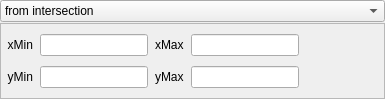
<?xml version="1.0" encoding="UTF-8"?>
<ui version="4.0">
 <class>Form</class>
 <widget class="QWidget" name="Form">
  <property name="geometry">
   <rect>
    <x>0</x>
    <y>0</y>
    <width>385</width>
    <height>99</height>
   </rect>
  </property>
  <property name="windowTitle">
   <string>Form</string>
  </property>
  <layout class="QVBoxLayout" name="verticalLayout">
   <property name="spacing">
    <number>1</number>
   </property>
   <property name="leftMargin">
    <number>0</number>
   </property>
   <property name="topMargin">
    <number>0</number>
   </property>
   <property name="rightMargin">
    <number>0</number>
   </property>
   <property name="bottomMargin">
    <number>0</number>
   </property>
   <item>
    <widget class="QComboBox" name="uiMode">
     <item>
      <property name="text">
       <string>from intersection</string>
      </property>
     </item>
     <item>
      <property name="text">
       <string>from union</string>
      </property>
     </item>
     <item>
      <property name="text">
       <string>user defined</string>
      </property>
     </item>
    </widget>
   </item>
   <item>
    <widget class="QFrame" name="uiUserInput">
     <property name="enabled">
      <bool>true</bool>
     </property>
     <property name="frameShape">
      <enum>QFrame::StyledPanel</enum>
     </property>
     <property name="frameShadow">
      <enum>QFrame::Raised</enum>
     </property>
     <property name="lineWidth">
      <number>0</number>
     </property>
     <layout class="QGridLayout" name="gridLayout">
      <property name="leftMargin">
       <number>0</number>
      </property>
      <property name="topMargin">
       <number>0</number>
      </property>
      <property name="bottomMargin">
       <number>0</number>
      </property>
      <property name="horizontalSpacing">
       <number>7</number>
      </property>
      <property name="verticalSpacing">
       <number>0</number>
      </property>
      <item row="0" column="3">
       <widget class="QLineEdit" name="uiXmax">
        <property name="enabled">
         <bool>true</bool>
        </property>
        <property name="sizePolicy">
         <sizepolicy hsizetype="MinimumExpanding" vsizetype="Fixed">
          <horstretch>0</horstretch>
          <verstretch>0</verstretch>
         </sizepolicy>
        </property>
       </widget>
      </item>
      <item row="0" column="4">
       <spacer name="horizontalSpacer_10">
        <property name="orientation">
         <enum>Qt::Horizontal</enum>
        </property>
        <property name="sizeHint" stdset="0">
         <size>
          <width>51</width>
          <height>20</height>
         </size>
        </property>
       </spacer>
      </item>
      <item row="0" column="2">
       <widget class="QLabel" name="label_5">
        <property name="text">
         <string>xMax</string>
        </property>
       </widget>
      </item>
      <item row="1" column="0">
       <widget class="QLabel" name="label_9">
        <property name="text">
         <string>  yMin</string>
        </property>
       </widget>
      </item>
      <item row="0" column="0">
       <widget class="QLabel" name="label_4">
        <property name="text">
         <string>  xMin</string>
        </property>
       </widget>
      </item>
      <item row="1" column="3">
       <widget class="QLineEdit" name="uiYmax">
        <property name="enabled">
         <bool>true</bool>
        </property>
        <property name="sizePolicy">
         <sizepolicy hsizetype="MinimumExpanding" vsizetype="Fixed">
          <horstretch>0</horstretch>
          <verstretch>0</verstretch>
         </sizepolicy>
        </property>
       </widget>
      </item>
      <item row="1" column="4">
       <spacer name="horizontalSpacer_12">
        <property name="orientation">
         <enum>Qt::Horizontal</enum>
        </property>
        <property name="sizeHint" stdset="0">
         <size>
          <width>51</width>
          <height>20</height>
         </size>
        </property>
       </spacer>
      </item>
      <item row="1" column="1">
       <widget class="QLineEdit" name="uiYmin">
        <property name="enabled">
         <bool>true</bool>
        </property>
        <property name="sizePolicy">
         <sizepolicy hsizetype="MinimumExpanding" vsizetype="Fixed">
          <horstretch>0</horstretch>
          <verstretch>0</verstretch>
         </sizepolicy>
        </property>
       </widget>
      </item>
      <item row="1" column="2">
       <widget class="QLabel" name="label_10">
        <property name="text">
         <string>yMax</string>
        </property>
       </widget>
      </item>
      <item row="0" column="1">
       <widget class="QLineEdit" name="uiXmin">
        <property name="enabled">
         <bool>true</bool>
        </property>
        <property name="sizePolicy">
         <sizepolicy hsizetype="MinimumExpanding" vsizetype="Fixed">
          <horstretch>0</horstretch>
          <verstretch>0</verstretch>
         </sizepolicy>
        </property>
       </widget>
      </item>
     </layout>
    </widget>
   </item>
  </layout>
 </widget>
 <resources/>
 <connections/>
</ui>
